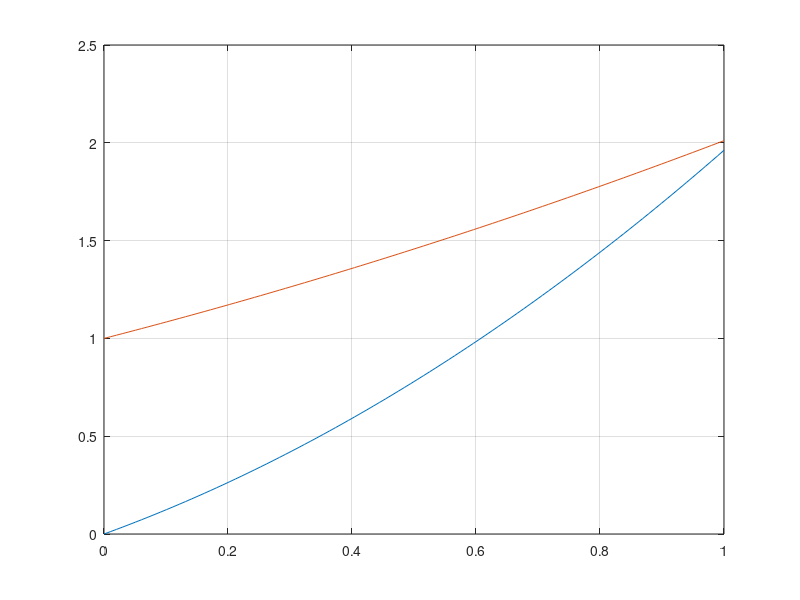

Write the MATLAB code that produced this figure.
Rs = linspace(0, 1, 100);

KFB = 0.8065*Rs.^2+1.1553.*Rs; % Interference of body on fin lift
KBF = 0.1935*Rs.^2+0.8174.*Rs+1; % Interference of fins on body lift % WARNING ONLY VALID FOR GIVEN VALUES

figure
hold on
plot(Rs, KFB)
plot(Rs, KBF)
grid on
box on

dalpha_dCL = 0.32;
1/dalpha_dCL